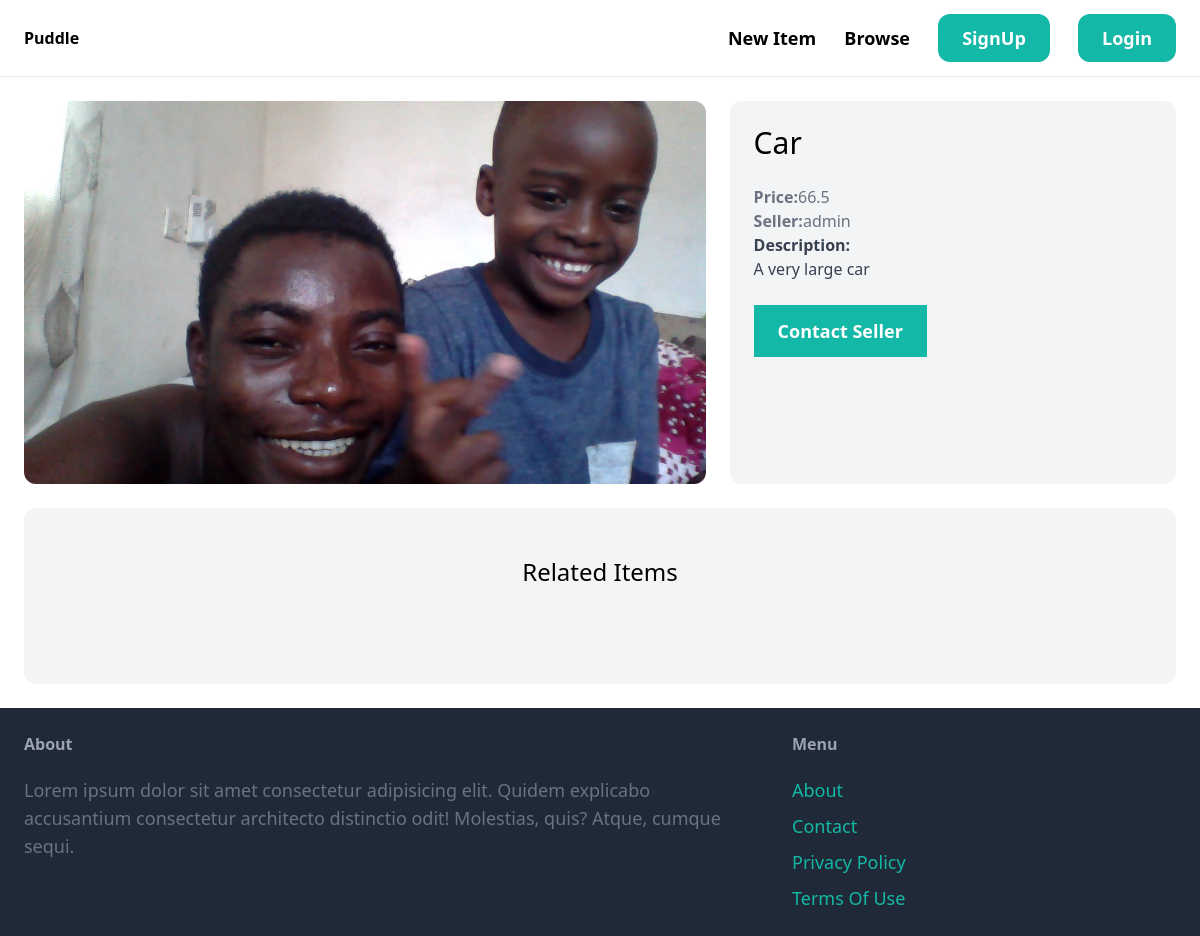
The app's page /item/1/, older data.
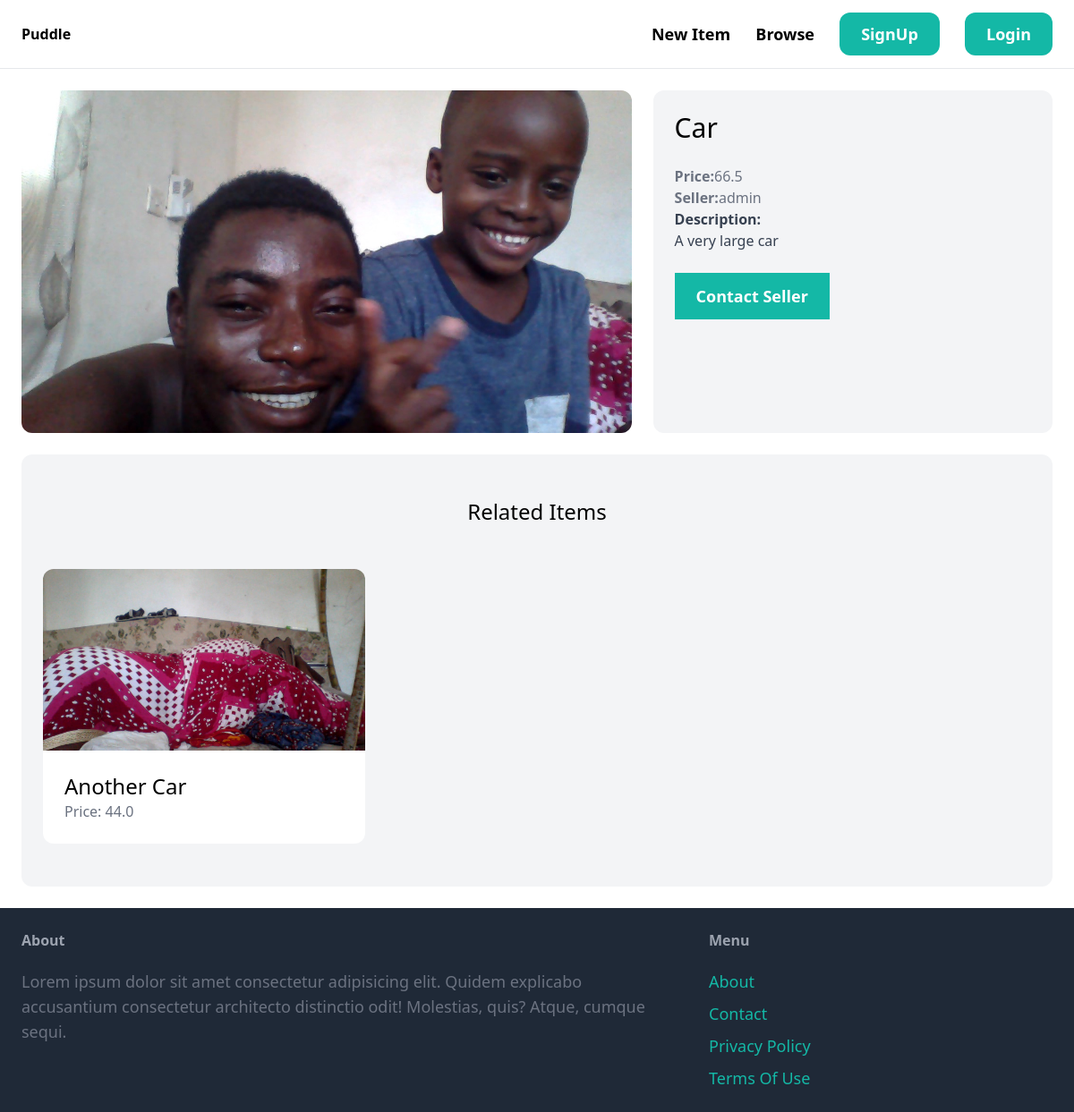
The same page, newer data.
### item/models.py (models this page shows, shortened)
class Item(models.Model):
    category = models.ForeignKey(Category, on_delete=models.CASCADE, related_name = 'items')
    name = models.CharField(max_length=255)
    description = models.TextField(blank=True, null=True)
    price = models.FloatField()
    image = models.ImageField(upload_to='item_images', blank=True, null=True)
    is_sold = models.BooleanField(default=False)
    created_at = models.DateTimeField(auto_now_add=True)
    created_by = models.ForeignKey(User, on_delete=models.CASCADE, related_name='items')

### item/views.py (the view)
# urls.py: path('<int:pk>/', views.detail, name='detail'),
def detail(request, pk):
    item = get_object_or_404(Item, pk=pk)
    related_items = Item.objects.filter(category = item.category, is_sold=False).exclude(pk=pk)[0:3]
    return render(request, 'item/detail.html', {
        'item': item,
        'related_items': related_items
    })

### item/templates/item/detail.html (shortened to what this page needs)
{% extends 'core/base.html' %}
{% block content %}
    <div class="grid grid-cols-5 gap-6">
        <div class="col-span-3">
            <img src="{{ item.image.url }}" alt="" class="rounded-xl">
        </div>
        <div class="col-span-2 p-6 bg-gray-100 rounded-xl">
            <h1 class="mb-6 text-3xl">{{ item.name }}</h1>
            <p class="text-gray-500"><strong>Price:</strong>{{ item.price }}</p>
            <p class="text-gray-500"><strong>Seller:</strong>{{ item.created_by.username }}</p>
            {% if item.description %}
                <p class="text-gray-700"><strong>Description:</strong><br>{{ item.description }}</p>
            {% endif %}
            <a href="#" class="inline-block mt-6 px-6 py-3 text-lg font-semibold bg-teal-500 text-white hover:bg-teal-700">Contact Seller</a>
        </div>
    </div>
    <div class="mt-6 px-6 py-12 bg-gray-100 rounded-xl">
        <h2 class="mb-12 text-2xl text-center">Related Items</h2>
        <div class="grid grid-cols-3 gap-3">
            {% for item in related_items %}
                <div>
                    <a href="{% url 'item:detail' item.id %}">
                        <div>
                            <img src="{{ item.image.url }}" alt="" class="rounded-t-xl">
                        </div>
                        <div class="p-6 bg-white rounded-b-xl">
                            <h2 class="text-2xl">{{ item.name }}</h2>
                            <p class="text-gray-500">Price: {{ item.price }}</p>
                        </div>
                    </a>
                </div>
            {% endfor %}
        </div>
    </div>
{% endblock %}

Row changes from the older to the newer data that the page shows:
added Item: image (picture), name "Another Car", price "44.0"
